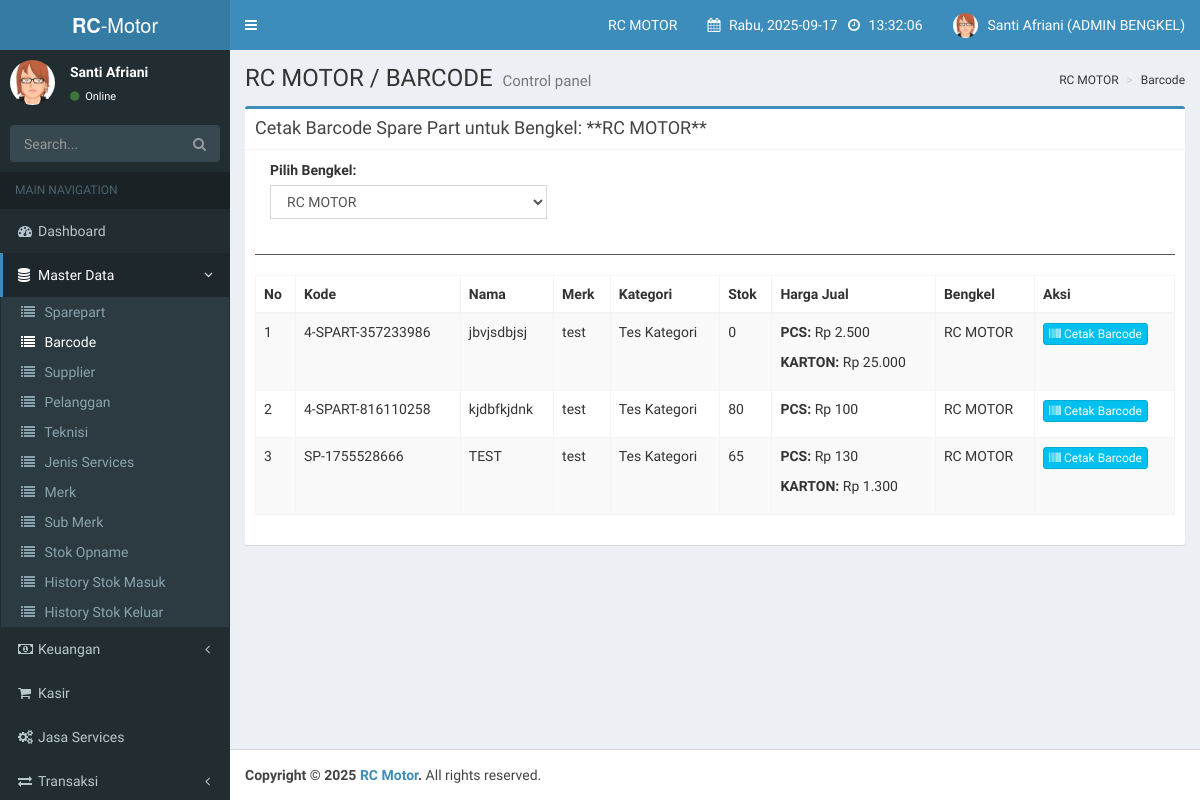
The app's page /index.php?page=barcode (signed in), older data.
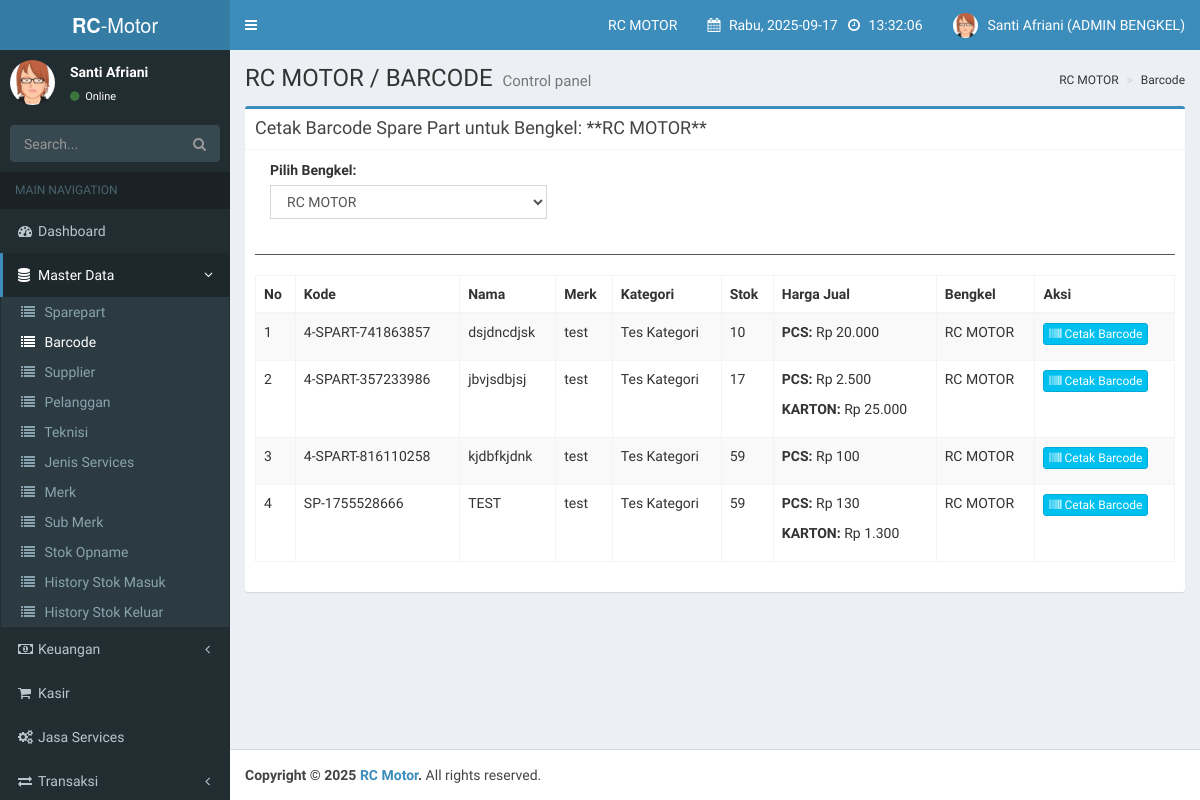
The same page, newer data.
### tables this page shows
CREATE TABLE `spareparts` (
  `id_sparepart` int(11) NOT NULL AUTO_INCREMENT,
  `kode_sparepart` varchar(50) NOT NULL,
  `nama_sparepart` varchar(255) NOT NULL,
  `kategori_id` int(11) NOT NULL,
  `merk_id` int(11) NOT NULL,
  `lokasi_rak` varchar(50) DEFAULT NULL,
  `harga_beli` decimal(15,2) NOT NULL,
  `satuan_beli_id` int(11) NOT NULL,
  `isi_per_pcs_beli` int(11) NOT NULL,
  `hpp_per_pcs` decimal(15,2) NOT NULL,
  `stok_pcs` int(11) NOT NULL,
  `stok_minimal` int(11) NOT NULL,
  `bengkel_id` int(11) NOT NULL,
  PRIMARY KEY (`id_sparepart`),
  UNIQUE KEY `kode_sparepart` (`kode_sparepart`),
  KEY `kategori_id` (`kategori_id`),
  KEY `merk_id` (`merk_id`),
  KEY `satuan_beli_id` (`satuan_beli_id`),
  KEY `bengkel_id` (`bengkel_id`),
  CONSTRAINT `spareparts_ibfk_1` FOREIGN KEY (`kategori_id`) REFERENCES `kategori_sparepart` (`id_kategori`),
  CONSTRAINT `spareparts_ibfk_2` FOREIGN KEY (`merk_id`) REFERENCES `merk_sparepart` (`id_merk`),
  CONSTRAINT `spareparts_ibfk_3` FOREIGN KEY (`satuan_beli_id`) REFERENCES `satuan` (`id_satuan`),
  CONSTRAINT `spareparts_ibfk_4` FOREIGN KEY (`bengkel_id`) REFERENCES `bengkels` (`id_bengkel`)
);

CREATE TABLE `merk_sparepart` (
  `id_merk` int(11) NOT NULL AUTO_INCREMENT,
  `nama_merk` varchar(100) NOT NULL,
  PRIMARY KEY (`id_merk`)
);

CREATE TABLE `kategori_sparepart` (
  `id_kategori` int(11) NOT NULL AUTO_INCREMENT,
  `nama_kategori` varchar(100) NOT NULL,
  PRIMARY KEY (`id_kategori`)
);

CREATE TABLE `harga_jual_sparepart` (
  `id_harga_jual` int(11) NOT NULL AUTO_INCREMENT,
  `sparepart_id` int(11) NOT NULL,
  `tipe_harga` int(11) NOT NULL COMMENT '1, 2, 3, or 4',
  `persentase_jual` decimal(5,2) DEFAULT NULL,
  `harga_jual` decimal(15,2) DEFAULT NULL,
  `satuan_jual_id` int(11) DEFAULT NULL,
  `isi_per_pcs_jual` int(11) DEFAULT NULL,
  PRIMARY KEY (`id_harga_jual`),
  KEY `sparepart_id` (`sparepart_id`),
  KEY `satuan_jual_id` (`satuan_jual_id`),
  CONSTRAINT `harga_jual_sparepart_ibfk_1` FOREIGN KEY (`sparepart_id`) REFERENCES `spareparts` (`id_sparepart`),
  CONSTRAINT `harga_jual_sparepart_ibfk_2` FOREIGN KEY (`satuan_jual_id`) REFERENCES `satuan` (`id_satuan`)
);

CREATE TABLE `satuan` (
  `id_satuan` int(11) NOT NULL AUTO_INCREMENT,
  `nama_satuan` varchar(50) NOT NULL,
  PRIMARY KEY (`id_satuan`)
);

CREATE TABLE `bengkels` (
  `id_bengkel` int(11) NOT NULL AUTO_INCREMENT,
  `nama_bengkel` varchar(100) NOT NULL,
  `alamat` text DEFAULT NULL,
  `telepon` varchar(20) DEFAULT NULL,
  `owner_id` int(11) DEFAULT NULL,
  `status` enum('aktif','non_aktif') NOT NULL DEFAULT 'aktif',
  `created_at` timestamp NOT NULL DEFAULT current_timestamp(),
  `updated_at` timestamp NOT NULL DEFAULT current_timestamp() ON UPDATE current_timestamp(),
  PRIMARY KEY (`id_bengkel`),
  KEY `fk_bengkels_owner` (`owner_id`),
  CONSTRAINT `fk_bengkels_owner` FOREIGN KEY (`owner_id`) REFERENCES `users` (`id_user`) ON DELETE SET NULL
);

### pages/admin_bengkel/barcode.php (the view, shortened to what the changed rows need)
<?php
$user_role = get_user_role();
$accessible_bengkel_ids = [];
if ($user_role === 'owner_bengkel') {
    $owner_id = $_SESSION['id_user'];
    $query_bengkel_ids = mysqli_query($conn, "SELECT id_bengkel FROM bengkels WHERE owner_id = '$owner_id'");
    while ($row = mysqli_fetch_assoc($query_bengkel_ids)) {
        $accessible_bengkel_ids[] = $row['id_bengkel'];
    }
} else if ($user_role === 'admin_bengkel') {
    $user_id = $_SESSION['id_user'];
    $query_bengkel_admin = mysqli_query($conn, "SELECT bengkel_id FROM users WHERE id_user = '$user_id'");
    if ($row = mysqli_fetch_assoc($query_bengkel_admin)) {
        $accessible_bengkel_ids[] = $row['bengkel_id'];
    }
}
$bengkel_ids_string = "'" . implode("','", $accessible_bengkel_ids) . "'";
$query_bengkels = mysqli_query($conn, "SELECT id_bengkel, nama_bengkel FROM bengkels WHERE id_bengkel IN ($bengkel_ids_string) ORDER BY nama_bengkel ASC");
$bengkels = [];
while ($row = mysqli_fetch_assoc($query_bengkels)) {
    $bengkels[] = $row;
}
$selected_bengkel_id = $_GET['id_bengkel'] ?? ($bengkels[0]['id_bengkel'] ?? null);
?>
<div class="row">
    <div class="col-xs-12">
        <div class="box box-primary">
            <div class="box-body">
                <div class="table-responsive">
                    <table class="table table-bordered table-striped" id="dataTable">
                        <thead>
                            <tr>
                                <th>No</th>
                                <th>Kode</th>
                                <th>Nama</th>
                                <th>Merk</th>
                                <th>Kategori</th>
                                <th>Stok</th>
                                <th>Harga Jual</th>
                                <th>Bengkel</th>
                                <th>Aksi</th>
                            </tr>
                        </thead>
                        <tbody>
                            <?php
                            $no = 1;
                            $sql_where = "WHERE sp.bengkel_id IN ($bengkel_ids_string)";
                            if ($selected_bengkel_id) {
                                $sql_where = "WHERE sp.bengkel_id = '$selected_bengkel_id'";
                            }
                            $query_spareparts = mysqli_query($conn, "SELECT sp.*, b.nama_bengkel, k.nama_kategori, m.nama_merk FROM spareparts sp JOIN bengkels b ON sp.bengkel_id = b.id_bengkel JOIN kategori_sparepart k ON sp.kategori_id = k.id_kategori JOIN merk_sparepart m ON sp.merk_id = m.id_merk $sql_where ORDER BY sp.nama_sparepart ASC");
                            if (mysqli_num_rows($query_spareparts) > 0) {
                                while ($data_part = mysqli_fetch_assoc($query_spareparts)) {
                                    $query_harga_jual = mysqli_query($conn, "SELECT hj.*, s.nama_satuan FROM harga_jual_sparepart hj JOIN satuan s ON hj.satuan_jual_id = s.id_satuan WHERE hj.sparepart_id = '{$data_part['id_sparepart']}' ORDER BY hj.tipe_harga ASC");
                                    $harga_jual_data = [];
                                    while ($hj_row = mysqli_fetch_assoc($query_harga_jual)) {
                                        $harga_jual_data[] = $hj_row;
                                    }
                            ?>
                                    <tr>
                                        <td><?= $no++; ?></td>
                                        <td><?= htmlspecialchars($data_part['kode_sparepart']); ?></td>
                                        <td><?= htmlspecialchars($data_part['nama_sparepart']); ?></td>
                                        <td><?= htmlspecialchars($data_part['nama_merk']); ?></td>
                                        <td><?= htmlspecialchars($data_part['nama_kategori']); ?></td>
                                        <td><?= htmlspecialchars($data_part['stok_pcs']); ?></td>
                                        <td>
                                            <?php foreach ($harga_jual_data as $hj): ?>
                                                <p><strong><?= htmlspecialchars($hj['nama_satuan']); ?>:</strong> Rp <?= number_format($hj['harga_jual'], 0, ',', '.'); ?></p>
                                            <?php endforeach; ?>
                                        </td>
                                        <td><?= htmlspecialchars($data_part['nama_bengkel']); ?></td>
                                        <td>
                                            <button class="btn btn-info btn-xs btn-cetak-barcode"
                                                data-id="<?= $data_part['id_sparepart']; ?>"
                                                data-kode="<?= htmlspecialchars($data_part['kode_sparepart']); ?>"
                                                data-nama="<?= htmlspecialchars($data_part['nama_sparepart']); ?>"
                                                data-harga-jual='<?= json_encode($harga_jual_data); ?>'>
                                                <i class="fa fa-barcode"></i> Cetak Barcode
                                            </button>
                                        </td>
                                    </tr>
                            <?php
                                }
                            } ?>
                        </tbody>
                    </table>
                </div>
            </div>
        </div>
    </div>
</div>

Row changes from the older to the newer data that the page shows:
added spareparts: kode_sparepart "4-SPART-741863857", nama_sparepart "dsjdncdjsk", merk.nama_merk "test", kategori.nama_kategori "Tes Kategori", stok_pcs "10", bengkel.nama_bengkel "RC MOTOR"
added harga_jual_sparepart: satuan_jual.nama_satuan "PCS", harga_jual "20.000", shown under "4-SPART-741863857"
changed spareparts "4-SPART-357233986": stok_pcs "0" → "17"
changed spareparts "4-SPART-816110258": stok_pcs "80" → "59"
changed spareparts "SP-1755528666": stok_pcs "65" → "59"
